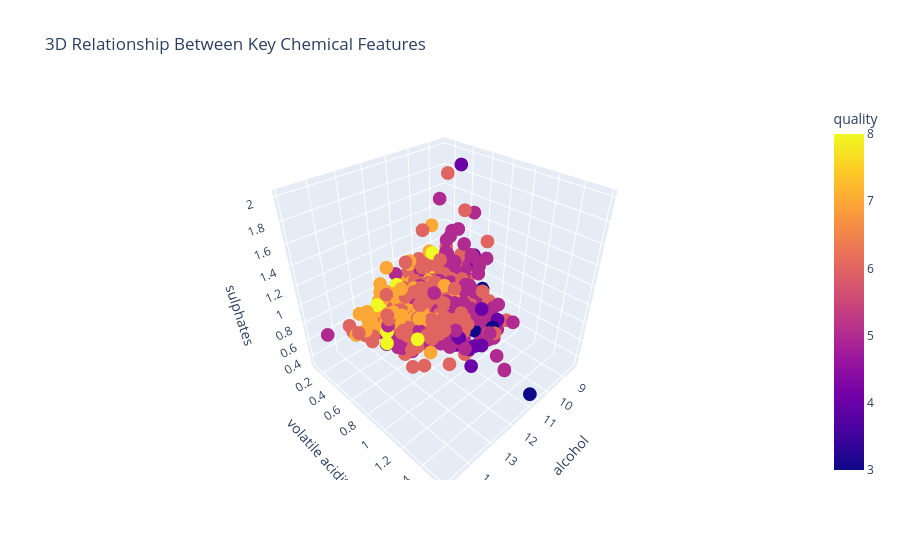

The notebook cell saved with this chart:
### Code cell
fig = px.scatter_3d(
    df,
    x="alcohol",
    y="volatile acidity",
    z="sulphates",
    color="quality",
    title="3D Relationship Between Key Chemical Features"
)

fig.show()

### Figure 1 — Plotly figure (JSON) as saved in the notebook; plotly's stock layout.template omitted (floating-point values rounded to 4 significant figures; data arrays with more than 128 entries replaced by an {"elided": "..."} marker saying what was removed)
{"data": [{"hovertemplate": "alcohol=%{x}<br>volatile acidity=%{y}<br>sulphates=%{z}<br>quality=%{marker.color}<extra></extra>", "legendgroup": "", "marker": {"color": {"elided": "1143 int values"}, "coloraxis": "coloraxis", "symbol": "circle"}, "mode": "markers", "name": "", "scene": "scene", "showlegend": false, "type": "scatter3d", "x": {"elided": "1143 float values"}, "y": {"elided": "1143 float values"}, "z": {"elided": "1143 float values"}}], "layout": {"coloraxis": {"colorbar": {"title": {"text": "quality"}}, "colorscale": [[0, "#0d0887"], [0.1111, "#46039f"], [0.2222, "#7201a8"], [0.3333, "#9c179e"], [0.4444, "#bd3786"], [0.5556, "#d8576b"], [0.6667, "#ed7953"], [0.7778, "#fb9f3a"], [0.8889, "#fdca26"], [1, "#f0f921"]]}, "legend": {"tracegroupgap": 0}, "scene": {"domain": {"x": [0, 1], "y": [0, 1]}, "xaxis": {"title": {"text": "alcohol"}}, "yaxis": {"title": {"text": "volatile acidity"}}, "zaxis": {"title": {"text": "sulphates"}}}, "title": {"text": "3D Relationship Between Key Chemical Features"}}}
